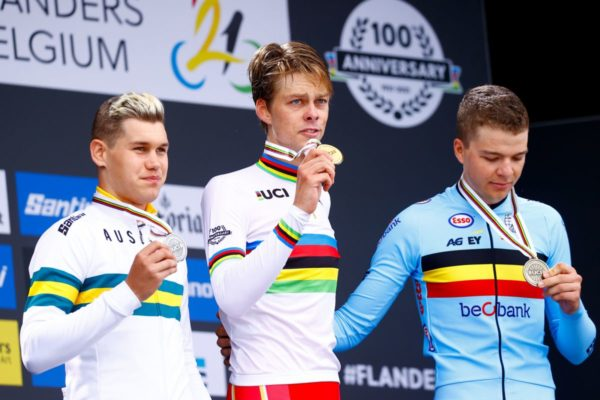
#> input picture python/openCV/messi.jpg, 600 x 400 px
$ python image-gradient-laplacian-openCV.py
#> lines starting #> are read from the running program, lines starting #| are printed output that depends on the picture
import cv2 as cv
import numpy as np
img = cv.imread('messi.jpg', cv.IMREAD_GRAYSCALE)
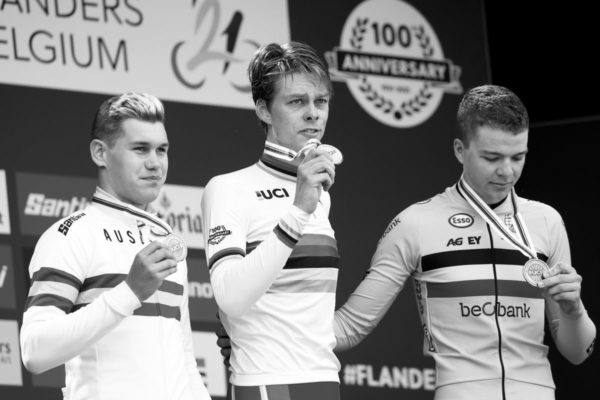
#> img: shape (400, 600); min 0, max 255, mean 130.8
img = cv.resize(img, None, fx=0.5, fy=0.5, interpolation=cv.INTER_CUBIC)#metodo para la escala de la img.
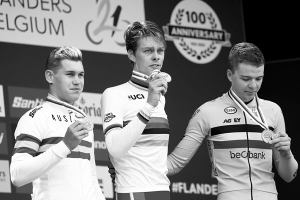
#> img: shape (200, 300); min 0, max 255, mean 130.8
img1 = cv.Laplacian(img, 8)
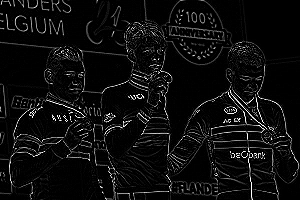
#> img1: shape (200, 300); min 0, max 255, mean 14
cv.imshow('window', np.hstack([img, img1]))
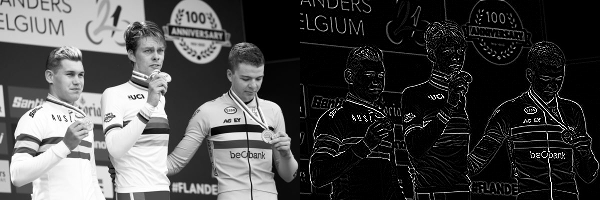
#> window 'window': shape (200, 600); min 0, max 255, mean 72.4
cv.waitKey(0)
cv.destroyAllWindows()

$ run again, with python/openCV/bob-marley.jpg copied over python/openCV/messi.jpg
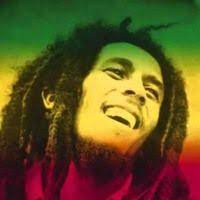
#> input picture python/openCV/bob-marley.jpg, 200 x 200 px
#> `img1 = cv.Laplacian(img, 8)`:
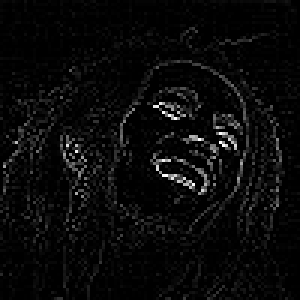
#> img1: shape (100, 100) (shown 3 times larger); min 0, max 255, mean 9.9
#> `cv.imshow('window', np.hstack([img, img1]))`:
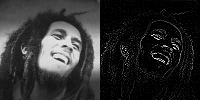
#> window 'window': shape (100, 200); min 0, max 255, mean 45.2

$ run again, with python/openCV/face-bob.jpg copied over python/openCV/messi.jpg
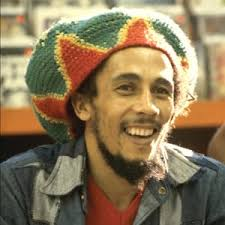
#> input picture python/openCV/face-bob.jpg, 225 x 225 px
#> `img1 = cv.Laplacian(img, 8)`:
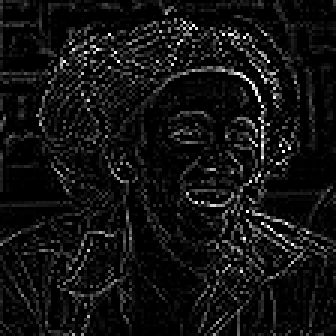
#> img1: shape (112, 112) (shown 3 times larger); min 0, max 255, mean 17.8
#> `cv.imshow('window', np.hstack([img, img1]))`:
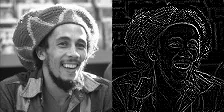
#> window 'window': shape (112, 224); min 0, max 255, mean 70
